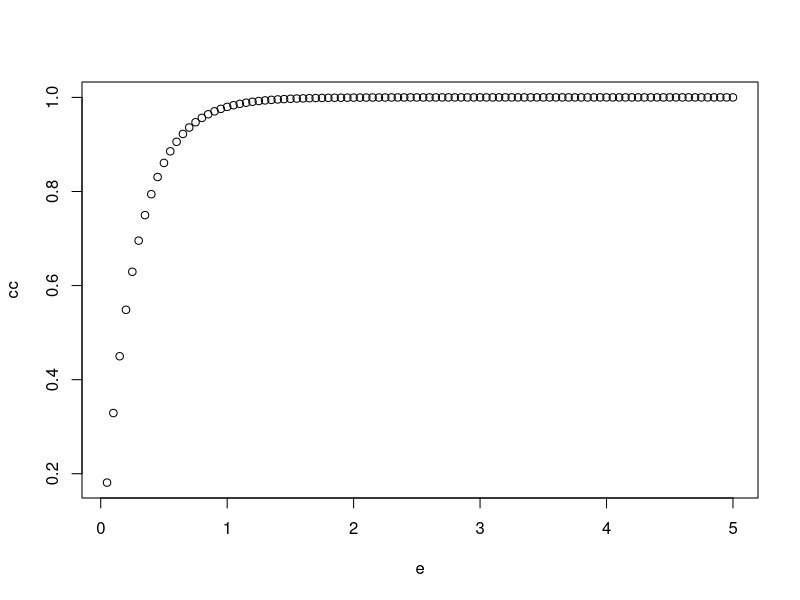
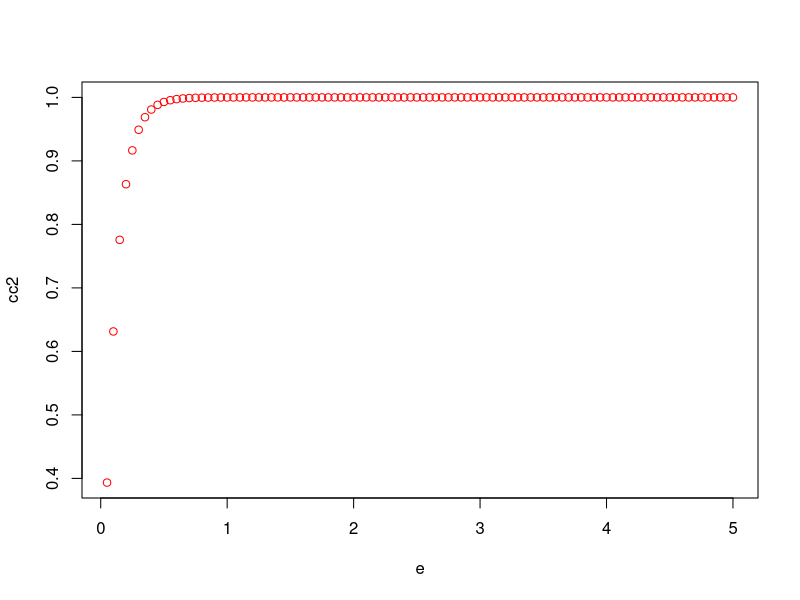
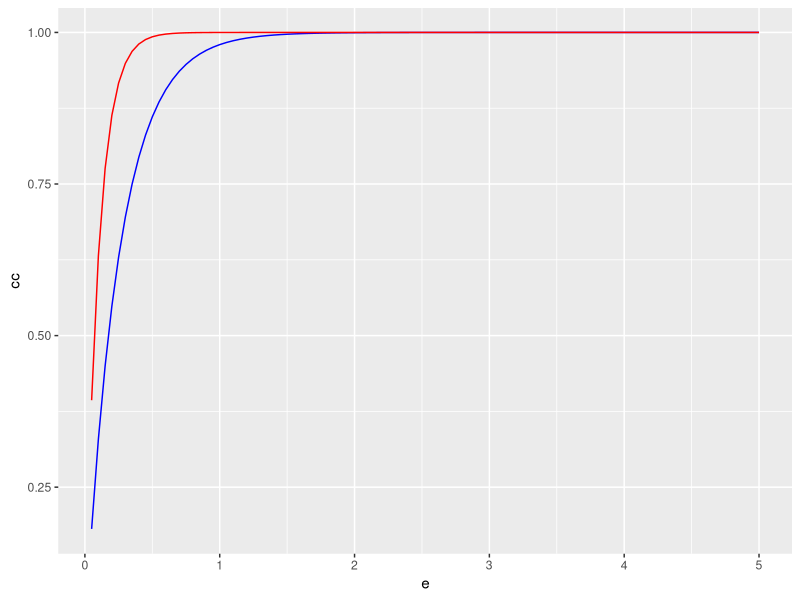

Write R code to recreate these figures, in order. (Note: this script raises an error after producing the figures.)

a=0.75
b=0.75

1-(1-a)*(1-b)

a2=a/2
b2=b/2

a1=a-a2
b1=b-b2

td = a2+b2
cd = 1-(1-a)*(1-b)


a+b
1-(1-a)*(1-b)
cd*(1-td)+td

linearcover = a+b
geometriccover = 1-(1-a)*(1-b)

((cd*(1-td)+td)-geometriccover)/linearcover



agg.cover <- function(cover,max.overlap){
  geometriccover <- 1-exp(sum(log(1-cover)))
  linearcover <- sum(cover*(1-max.overlap))
  total.cover = geometriccover*(1-linearcover)+linearcover
  return(total.cover)
}

cv <- c(0.02,0.1,0.75)

calc = agg.cover(cv, 0.95)

actual = .99
0.9*.05

calc*0.95
max.overlap=0.95
cover = c(0.02,0.1,0.75,0.9)
gcover <- 1-exp(sum(log(1-cover)))
lcover <- sum(cover*(1-max.overlap))
total.cover = gcover*(1-lcover)+lcover

r = actual/gcover
r2 = log(1-actual)/log(1-gcover)
#r3 = log((1-actual)/(1-gcover))
lcover * r 
gcover2 = 1-exp(log(1-cover)*r2)
#gcover3 = 1-exp(log(1-cover)+r3)
gcover
1-exp(sum(log(1-gcover2)))

gcover2 - cover
gcover2 / cover
(1-gcover2)-(1-cover)
(1-gcover2)/(1-cover)
log(1-gcover2)/log(1-cover)

(1-cover)^1.1/(1-cover)

cover
1-(1-cover)^1.1

e = c(1:100)*0.05
for(i in 1:100){
cx = 1-(1-cover)^e[i]
c0=agg.cover(cx,0.95)
if(i==1){cc=c0}else{cc=c(cc,c0)}
}


cover2 = c(0.2,0.1,0.5,0.9,0.8,0.9,0.9)
e = c(1:100)*0.05
for(i in 1:100){
  cx = 1-(1-cover2)^e[i]
  c0=agg.cover(cx,0.95)
  if(i==1){cc2=c0}else{cc2=c(cc2,c0)}
}
plot(cc~e)
plot(cc2~e,col='red', add=T)
library(ggplot2)

ggplot()+
  geom_line(aes(x=e, y=cc), col='blue')+  
  geom_line(aes(x=e, y=cc2), col='red')




#newSubcanopy: 100-100*Exp(IIf([subcanopy]>=100,-3,Log(1-[Subcanopy]/100))*Log(1-[Tree_Cover]/100)/[lnOverstory])
#
#
#
#
#
#
#
#
#
#
#

neff <- function(x) {
  1/sum((x/sum(x))^2)
}
qmean <- function(x) {
  mean(x^2)^0.5
}
peff <- function(x) {
  1-mean(1-x)
}

agcov <- function(x){
  1-(exp(sum(log(1-x))))
}

#----


x=c(0.8,0.2,0.1)

neff(x)
qmean(x)
1/neff(x)
agcov(x)
d=0.99
f0 = (1-((1-d)^(1/neff(x))))/(1-((1-agcov(x))^(1/neff(x))))
#f = d/agcov(x)
f = (d/agcov(x))^1.5
x*f0
xf = x*f
xf
#xf = xf/max(1,(max(xf)))*0.95
#xf = 1-(1-x)/f
xf = pmin(xf,0.99)
xf
agcov(xf)

ff = log(1-d)/log(1-agcov(xf))
xff = 1-exp(ff*log(1-xf))
xff
agcov(xff)


ff2 = log(1-d)/log(1-agcov(x))
xff2 = 1-exp(ff2*log(1-x))

agcov(xff2)
xff2
x/max(x)
xf/max(xf)
xff/(max(xff))
xff2/(max(xff2))







ff = ((1-((1-d)^(1/neff(x))))/(1-((1-agcov(xf))^(1/neff(x))))+1)/2
ff
xff =  xf*ff
xff = xff/max(1,(max(xff)))
xff
agcov(xff)
fff = ((1-((1-d)^(1/neff(x))))/(1-((1-agcov(xff))^(1/neff(x))))+1)/2
fff
xfff =  xff*fff
xfff = xfff/max(1,(max(xfff)))
xfff
agcov(xfff)
ffff = ((1-((1-d)^(1/neff(x))))/(1-((1-agcov(xfff))^(1/neff(x))))+1)/2
ffff
xffff =  xfff*ffff
xffff = xffff/max(1,(max(xffff)))
xffff
agcov(xffff)





f10 = 7
fba = 10*f10
actoha = 43560*0.3048^2/10000
ft2tom2 = 0.3048^2
mba = fba*ft2tom2/actoha

diam = 35
m2pertree = 3.141592*(diam/200)^2
treesperha = mba/m2pertree
cover = 0.8
coverpertree = 1-(1-cover)^0.5
coverpertree
areapertree = coverpertree*10000/treesperha
crown.width = (areapertree/3.141592)^0.5*2
crown.width
crown.stem.ratio = crown.width/diam*100
crown.stem.ratio

(areapertree/m2pertree)^0.5



crown.width=11.1

coverpertreeperha = (crown.width/2)^2*3.141892/10000
coverperha = 1-(1-coverpertreeperha)^treesperha
coverperha

coverperha = 1-(1-coverpertreeperha)^treesperha
1-coverperha = (1-coverpertreeperha)^treesperha
(1-coverperha)^(1/treesperha) = (1-coverpertreeperha)
coverpertreeperha = 1-(1-coverperha)^(1/treesperha)


coverpertreeperha = (crown.width/2)^2*3.141892/10000
coverpertreeperha*10000/3.141592 = (crown.width/2)^2
(coverpertreeperha*10000/3.141592)^0.5 = (crown.width/2)
crown.width = 2*(coverpertreeperha*10000/3.141592)^0.5

cover = 0.8
treesperha
coverpertreeperha = 1-(1-cover)^(1/treesperha)
crown.width = 2*(coverpertreeperha*10000/3.141592)^0.5
crown.width
crown.stem.ratio = crown.width/diam*100
crown.stem.ratio
